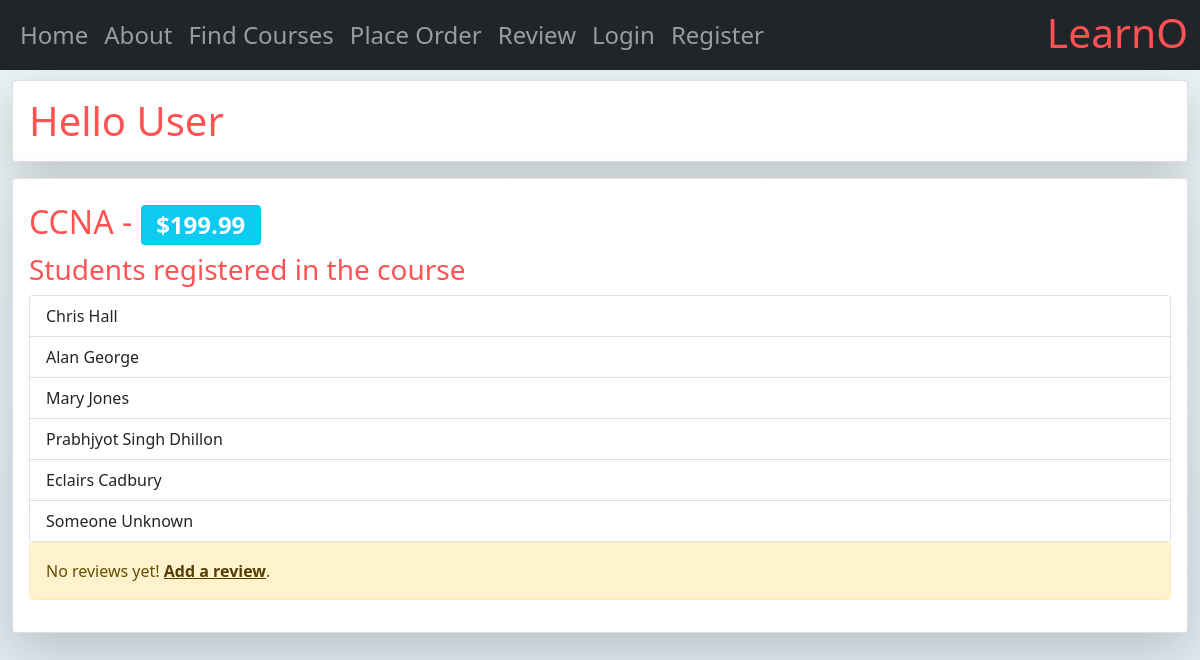
The page /myapp/course/1 on the database its author committed.
### myapp/models.py (models this page shows, shortened)
class Course(models.Model):
    title = models.CharField(max_length=200)
    topic = models.ForeignKey(Topic, related_name='courses', on_delete=models.CASCADE)
    price = models.DecimalField(max_digits=10, decimal_places=2)
    for_everyone = models.BooleanField(default=True)
    description = models.TextField(blank=True)
    num_reviews = models.PositiveIntegerField(default=0)

class Student(User):
    LVL_CHOICES = [
        ('HS', 'High School'),
        ('UG', 'Undergraduate'),
        ('PG', 'Postgraduate'),
        ('ND', 'No Degree'),
    ]
    level = models.CharField(choices=LVL_CHOICES, max_length=2, default='HS')
    address = models.CharField(max_length=300, blank=True)
    province = models.CharField(max_length=2, default='ON')
    registered_courses = models.ManyToManyField(Course, blank=True)
    interested_in = models.ManyToManyField(Topic)

### myapp/views.py (the view)
# urls.py: path(r'course/<course_id>', views.course, name='course'),
def course(request, course_id):
    course = get_object_or_404(Course, pk=course_id)
    return render(request, "myapp/course.html",
                  {"course": course, "reviews": course.review_set.all(), "students": course.student_set.all()})

### myapp/templates/myapp/course.html (shortened to what this page needs)
{% extends 'myapp/base.html' %}
{% load range %}
{% block body_block %}
    <h2 class="mt-2">{{ course.title }} - <span class="badge bg-info">${{ course.price }}</span></h2>
    {% if students %}
        <h3>Students registered in the course</h3>
        <ol class="list-group">
            {% for student in students %}
                <li class="list-group-item">{{ student.first_name }} {{ student.last_name }}</li>
            {% endfor %}
        </ol>
    {% else %}
        <div class="alert alert-warning" role="alert">
            No students registered yet!
        </div>
    {% endif %}
    {% if reviews %}
        <h3>Reviews for the course</h3>
        <ol class="list-group">
            {% for review in reviews %}
                <li class="list-group-item">
                    <div class="d-flex w-100 justify-content-between">
                        <h5 class="mb-1">{{ review.reviewer }}</h5>
                        <span class="ms-4">
                            {% for n in 5|range %}
                                {% if n < review.rating %}
                                    <svg xmlns="http://www.w3.org/2000/svg" width="16" height="16" fill="currentColor"
                                         class="bi bi-star-fill" viewBox="0 0 16 16">
                                        <path d="M3.612 15.443c-.386.198-.824-.149-.746-.592l.83-4.73L.173 6.765c-.329-.314-.158-.888.283-.95l4.898-.696L7.538.792c.197-.39.73-.39.927 0l2.184 4.327 4.898.696c.441.062.612.636.282.95l-3.522 3.356.83 4.73c.078.443-.36.79-.746.592L8 13.187l-4.389 2.256z"/>
                                    </svg>
                                {% else %}
                                    <svg xmlns="http://www.w3.org/2000/svg" width="16" height="16" fill="currentColor"
                                         class="bi bi-star" viewBox="0 0 16 16">
                                        <path d="M2.866 14.85c-.078.444.36.791.746.593l4.39-2.256 4.389 2.256c.386.198.824-.149.746-.592l-.83-4.73 3.522-3.356c.33-.314.16-.888-.282-.95l-4.898-.696L8.465.792a.513.513 0 0 0-.927 0L5.354 5.12l-4.898.696c-.441.062-.612.636-.283.95l3.523 3.356-.83 4.73zm4.905-2.767-3.686 1.894.694-3.957a.565.565 0 0 0-.163-.505L1.71 6.745l4.052-.576a.525.525 0 0 0 .393-.288L8 2.223l1.847 3.658a.525.525 0 0 0 .393.288l4.052.575-2.906 2.77a.565.565 0 0 0-.163.506l.694 3.957-3.686-1.894a.503.503 0 0 0-.461 0z"/>
                                    </svg>
                                {% endif %}
                            {% endfor %}
                        </span>
                    </div>
                    <p class="mb-1">{{ review.comments|default:"No comments given."|linebreaks }}</p>
                    <span class="badge bg-info">{{ review.date }}</span>
                </li>
            {% endfor %}
        </ol>
    {% else %}
        <div class="alert alert-warning" role="alert">
            No reviews yet! <a href="{% url "myapp:review" %}" class="alert-link">Add a review</a>.
        </div>
    {% endif %}
{% endblock %}

### myapp/static/myapp/main.css (style rules this page uses)
html { background: linear-gradient(#ebf4f5, #b5c6e0); background-size: cover; background-size: 400% 400%; animation: AnimationName 1s ease infinite; min-height: 100vh; }
body { background: transparent !important; }
h1, h2, h3 { color: #FF5252; }

### rows shown on the page
Course: title "CCNA", price "199.99"
Student: first_name "Chris", last_name "Hall"
Student: first_name "Alan", last_name "George"
Student: first_name "Mary", last_name "Jones"
Student: first_name "Prabhjyot Singh", last_name "Dhillon"
Student: first_name "Eclairs", last_name "Cadbury"
Student: first_name "Someone", last_name "Unknown"

### other values the page prints
{{ user.get_username|default:"User" }} "User"
